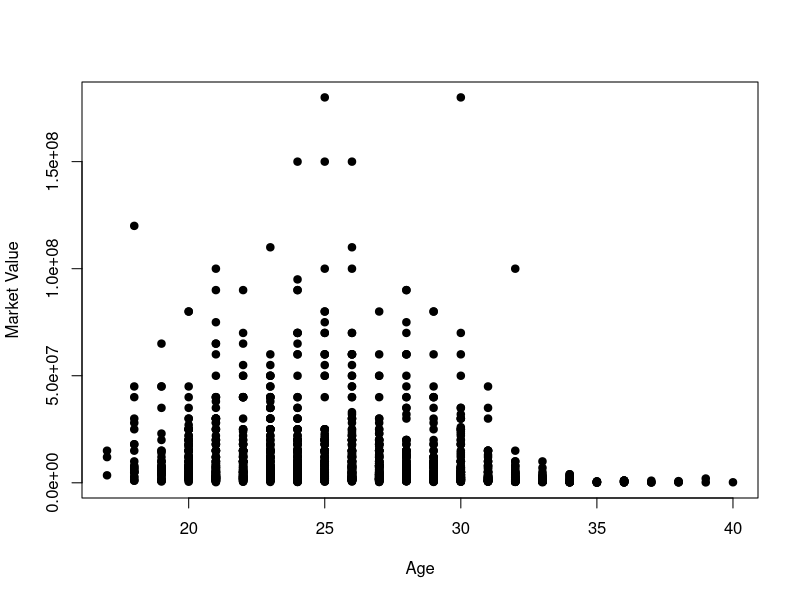
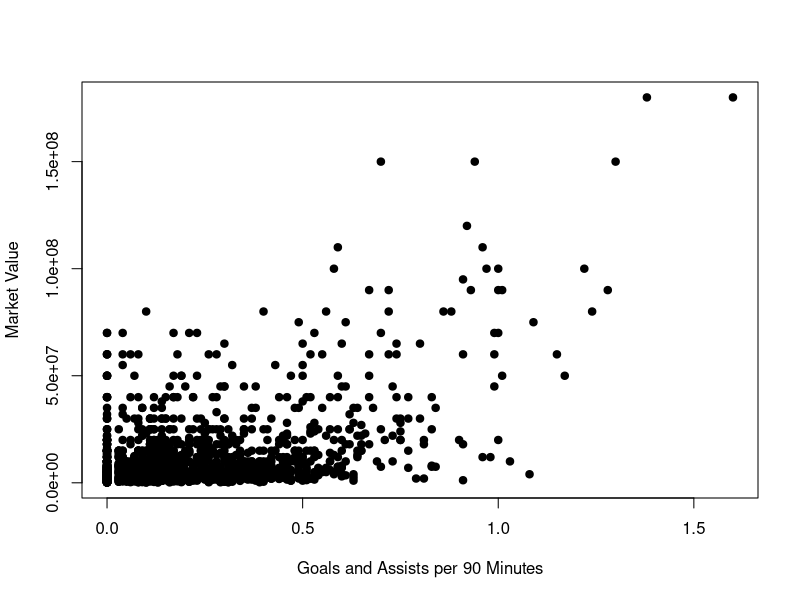
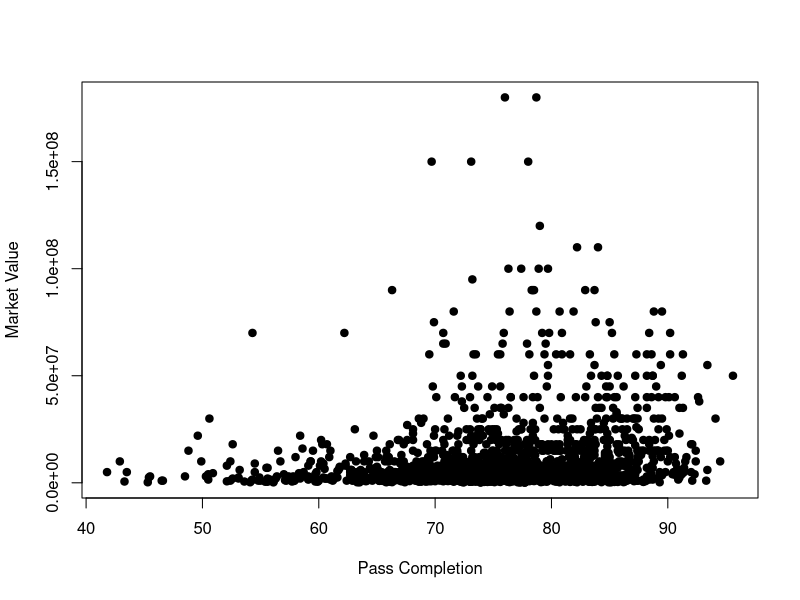
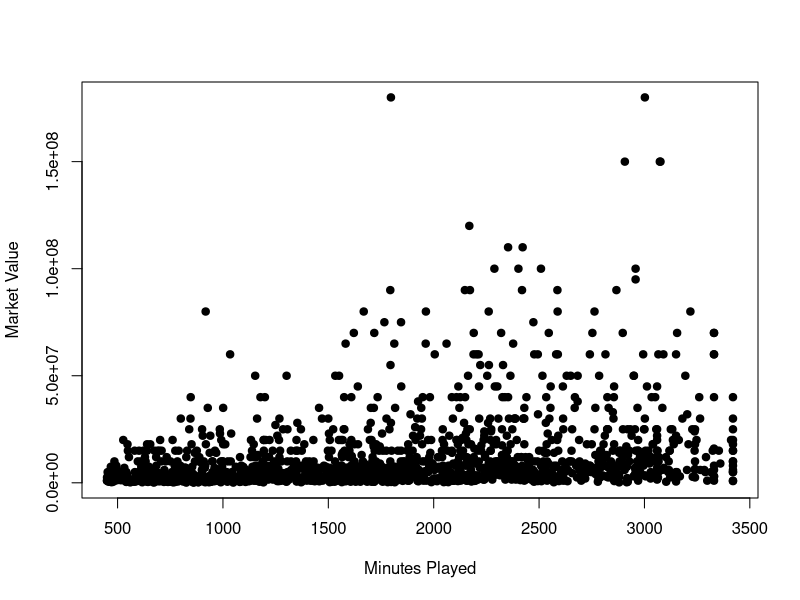
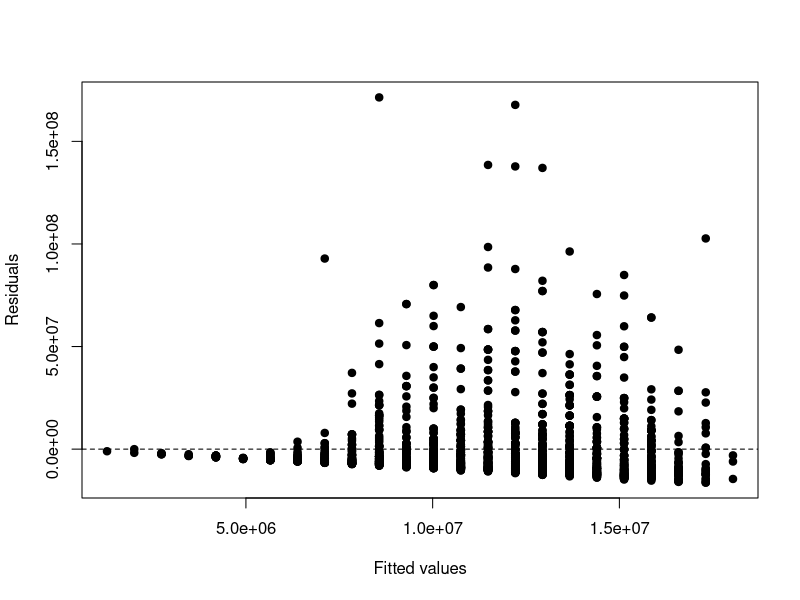
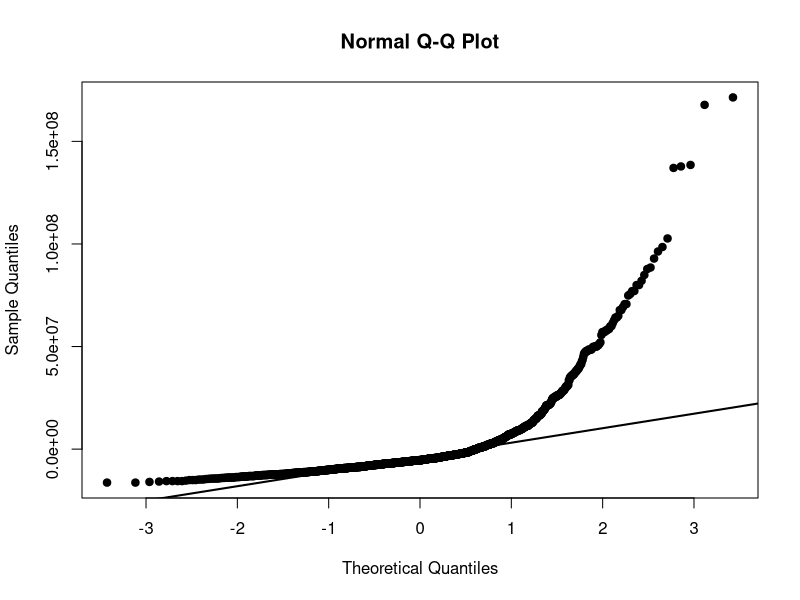
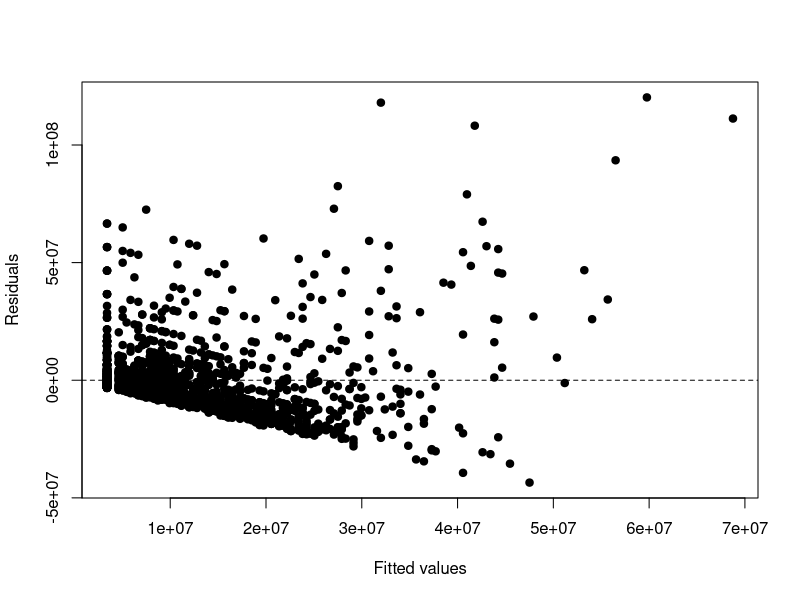
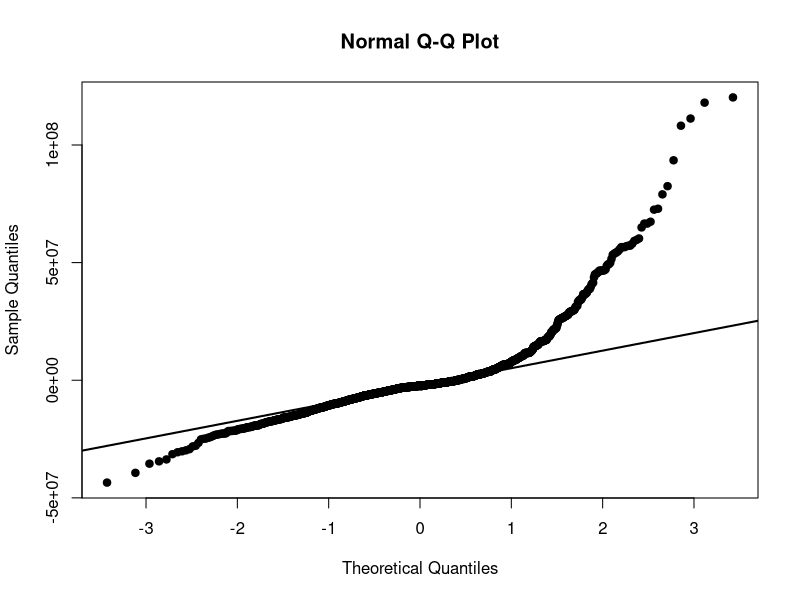

Write R code to recreate these figures, in order.
data <- read.csv("soccer_clean.csv")
project_data <- data[, c("value","age","goals_assists_per90","position",
  "passes_pct","minutes")]
plot(project_data$age, project_data$value, pch = 19,
     xlab = "Age",ylab = "Market Value")
plot(project_data$goals_assists_per90, project_data$value,pch = 19,
     xlab = "Goals and Assists per 90 Minutes",ylab = "Market Value")
plot(project_data$passes_pct, project_data$value, pch = 19,
     xlab = "Pass Completion", ylab = "Market Value")
plot(project_data$minutes, project_data$value, pch = 19,
     xlab = "Minutes Played",ylab = "Market Value")
model_age <- lm(value ~ age, data = project_data)
plot(fitted(model_age), resid(model_age), pch = 19,
     xlab = "Fitted values", ylab = "Residuals")
abline(h = 0, lty = 2)
qqnorm(resid(model_age), pch = 19)
qqline(resid(model_age), lwd = 2)

model_goals_assists_per90 <- lm(value ~ goals_assists_per90, data = project_data)
plot(fitted(model_goals_assists_per90), resid(model_goals_assists_per90), pch = 19,
     xlab = "Fitted values", ylab = "Residuals")
abline(h = 0, lty = 2)
qqnorm(resid(model_goals_assists_per90), pch = 19)
qqline(resid(model_goals_assists_per90), lwd = 2)

model_passes_pct <- lm(value ~ passes_pct, data = project_data)
plot(fitted(model_passes_pct), resid(model_passes_pct), pch = 19,
     xlab = "Fitted values", ylab = "Residuals")
abline(h = 0, lty = 2)
qqnorm(resid(model_passes_pct), pch = 19)
qqline(resid(model_passes_pct), lwd = 2)

model_minutes <- lm(value ~ minutes, data = project_data)
plot(fitted(model_minutes), resid(model_minutes), pch = 19,
     xlab = "Fitted values", ylab = "Residuals")
abline(h = 0, lty = 2)
qqnorm(resid(model_minutes), pch = 19)
qqline(resid(model_minutes), lwd = 2)
